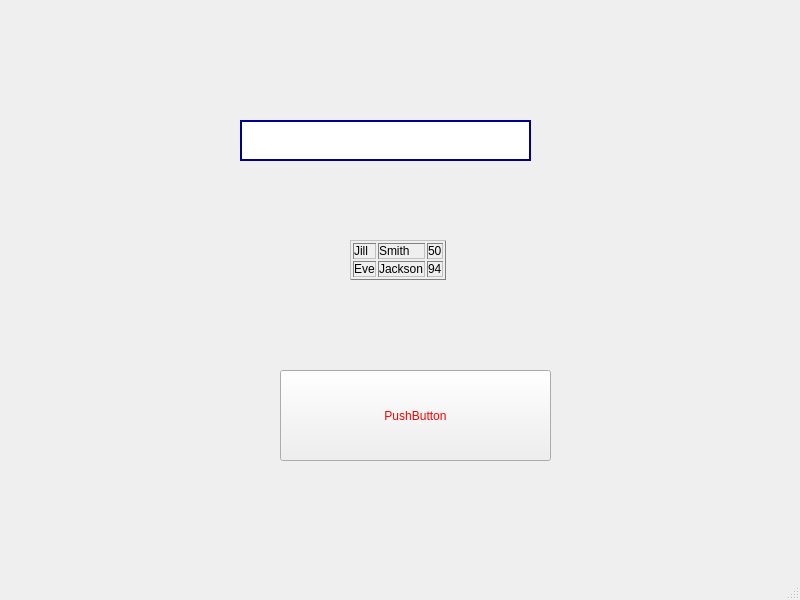
<?xml version="1.0" encoding="UTF-8"?>
<ui version="4.0">
 <class>MainWindow</class>
 <widget class="QMainWindow" name="MainWindow">
  <property name="geometry">
   <rect>
    <x>0</x>
    <y>0</y>
    <width>800</width>
    <height>600</height>
   </rect>
  </property>
  <property name="windowTitle">
   <string>MainWindow</string>
  </property>
  <property name="styleSheet">
   <string notr="true"/>
  </property>
  <widget class="QWidget" name="centralwidget">
   <widget class="QLabel" name="label">
    <property name="geometry">
     <rect>
      <x>350</x>
      <y>210</y>
      <width>151</width>
      <height>101</height>
     </rect>
    </property>
    <property name="text">
     <string>&lt;table border='1' syle = &quot;width: 100%&quot;&gt;
  &lt;tr&gt;
   &lt;td&gt;Jill&lt;/td&gt;
   &lt;td&gt;Smith&lt;/td&gt;
   &lt;td&gt;50&lt;/td&gt;
  &lt;/tr&gt;
  &lt;tr&gt;
   &lt;td&gt;Eve&lt;/td&gt;
   &lt;td&gt;Jackson&lt;/td&gt;
   &lt;td&gt;94&lt;/td&gt;
  &lt;/tr&gt;
&lt;/table&gt;</string>
    </property>
   </widget>
   <widget class="QPushButton" name="pushButton">
    <property name="geometry">
     <rect>
      <x>280</x>
      <y>370</y>
      <width>271</width>
      <height>91</height>
     </rect>
    </property>
    <property name="styleSheet">
     <string notr="true">color:red;
font:bold italic large &quot;Times New Roman&quot;;
font-size:12px;


</string>
    </property>
    <property name="text">
     <string>PushButton</string>
    </property>
   </widget>
   <widget class="QLineEdit" name="lineEdit">
    <property name="geometry">
     <rect>
      <x>240</x>
      <y>120</y>
      <width>291</width>
      <height>41</height>
     </rect>
    </property>
    <property name="styleSheet">
     <string notr="true">border-width:2px;
border-style:solid;
border-color:darkblue;</string>
    </property>
   </widget>
  </widget>
  <widget class="QMenuBar" name="menubar">
   <property name="geometry">
    <rect>
     <x>0</x>
     <y>0</y>
     <width>800</width>
     <height>30</height>
    </rect>
   </property>
  </widget>
  <widget class="QStatusBar" name="statusbar"/>
 </widget>
 <resources/>
 <connections/>
</ui>
